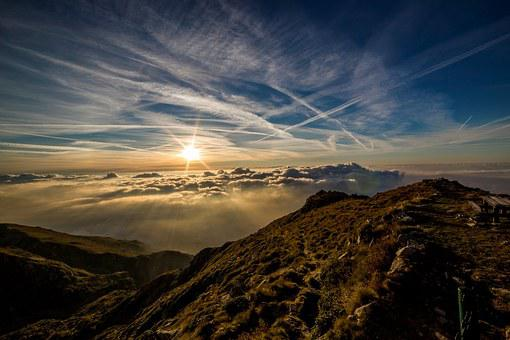
#> input picture OpenCV/Images/mountain.jpg, 510 x 340 px, found by its file name
$ python hist-2.py
#> lines starting #> are read from the running program, lines starting #| are printed output that depends on the picture
import cv2
import numpy as np
from matplotlib import pyplot as plt

img = cv2.imread(r'OpenCV\Images\mountain.jpg', 0)
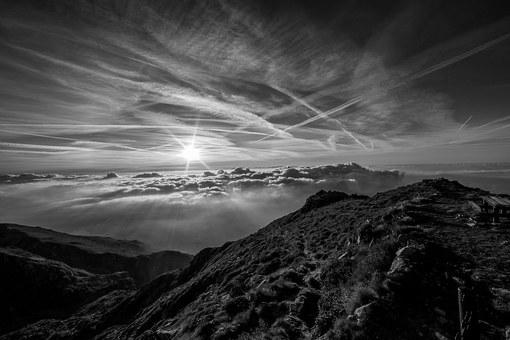
#> img: shape (340, 510); min 0, max 255, mean 67.4
cv2.imshow("Image", img)
hist,bins = np.histogram(img.flatten(),256,[0,256])
#> hist = 256 values, max 4946 at index 0, min 4 at index 243, mean 677.3; bins = 257 values from 0 to 256
cdf = hist.cumsum()
#> cdf = 256 values from 4946 to 173400
cdf_normalized = cdf * float(hist.max()) / cdf.max()
#> cdf_normalized = 256 values from 141.1 to 4946
plt.plot(cdf_normalized, color = 'b')
plt.hist(img.flatten(),256,[0,256], color = 'r')
plt.xlim([0,256])
plt.legend(('cdf','histogram'), loc = 'upper left')
plt.show()
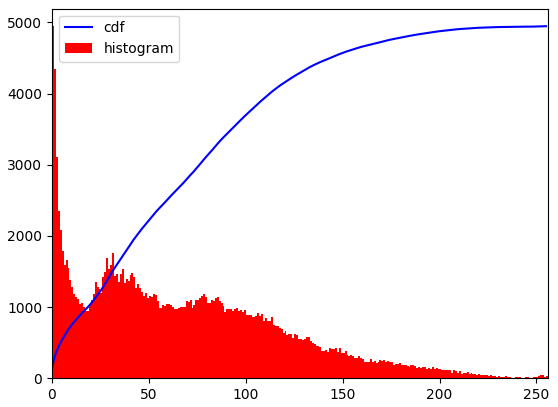
#> figure drawn by matplotlib, 1 panel; tallest bar 4946 high, from x = 0 to 1; curve peaks at x = 255, y = 4946

cdf_m = np.ma.masked_equal(cdf,0)
cdf_m = (cdf_m - cdf_m.min())*255/(cdf_m.max()-cdf_m.min())
cdf = np.ma.filled(cdf_m,0).astype('uint8')
#> cdf = 256 values from 0 to 255
img2 = cdf[img]
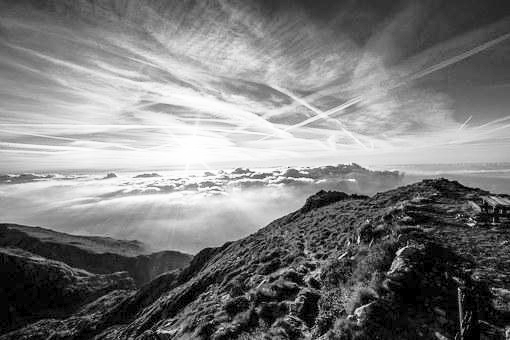
#> img2: shape (340, 510); min 0, max 255, mean 124.2
cv2.imshow("Image 2", img2)

hist,bins = np.histogram(img2.flatten(),256,[0,256])
#> hist = 256 values, max 4946 at index 0, min 0 at index 1, mean 677.3
cdf = hist.cumsum()
#> cdf = 256 values from 4946 to 173400
cdf_normalized = cdf * float(hist.max()) / cdf.max()
plt.plot(cdf_normalized, color = 'b')
plt.hist(img2.flatten(),256,[0,256], color = 'r')
plt.xlim([0,256])
plt.legend(('cdf','histogram'), loc = 'upper left')
plt.show()
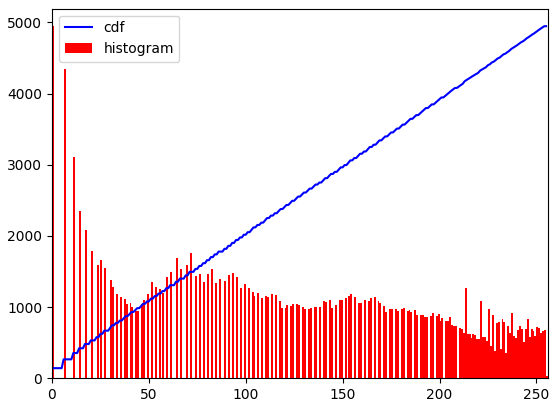
#> figure drawn by matplotlib, 1 panel; tallest bar 4946 high, from x = 0 to 1; curve peaks at x = 255, y = 4946


cv2.waitKey(0)
cv2.destroyAllWindows()


# [11 lines of commented-out code are left out]
